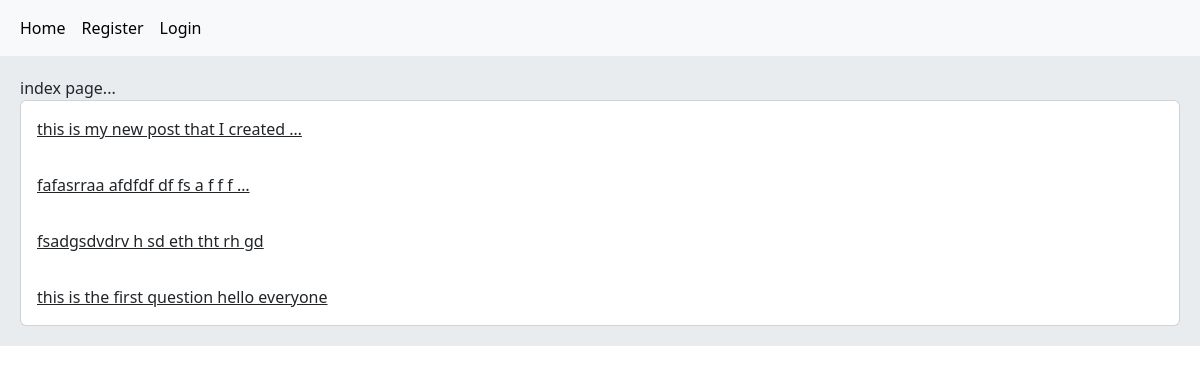
The page / on the database its author committed.
### home/models.py (models this page shows, shortened)
class Post(models.Model):
    user = models.ForeignKey(User, on_delete=models.CASCADE, related_name='posts')
    body = models.TextField()
    slug = models.SlugField()
    created = models.DateTimeField(auto_now_add=True)
    updated = models.DateTimeField(auto_now=True)
    class Meta:
        ordering = ('-created',)
    def get_absolute_url(self):
        return reverse('home:post_detail', args=(self.id, self.slug))

### home/views.py (the view)
# urls.py: path('', views.HomeView.as_view(), name='home'),
class HomeView(View):
    def get(self, request):
        post = Post.objects.all()
        return render(request, 'home/index.html', {'posts': post})

### home/templates/home/index.html
{% extends 'base.html' %}
{% block content %}
    index page...
    <div class="card">
        {% for post in posts %}
            <a href="{{ post.get_absolute_url }}" class="card-body">{{ post.body|truncatewords:8 }}</a>
        {% endfor %}
    </div>
{% endblock %}

### rows shown on the page
Post: body "this is my new post that I created …"
Post: body "fafasrraa afdfdf df fs a f f f …"
Post: body "fsadgsdvdrv h sd eth tht rh gd"
Post: body "this is the first question hello everyone"
